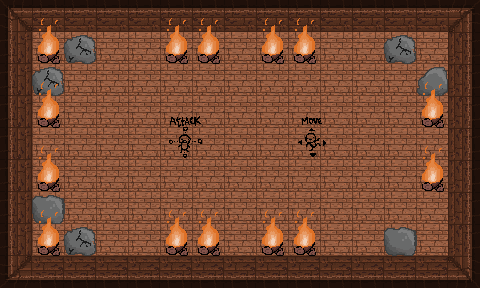

A 2D game scene composited from a Tiled map and its tileset images. What follows is a short description and the map's XML, with every tile layer's data as written:
An orthogonal 15x9 tile map with 32x32 px tiles, 2 tile layers (ground, obstacles) and 33 objects.

<map version="1.5" tiledversion="1.6.0" orientation="orthogonal" renderorder="right-down" width="15" height="9" tilewidth="32" tileheight="32" infinite="0" nextlayerid="10" nextobjectid="98">
 <tileset firstgid="1" source="room1.tsx" />
 <layer id="1" name="ground" width="15" height="9">
  <data encoding="csv">
1610612738,1,1,1,1,1,1,1,1,1,1,1,1,1,2,
1610612737,3,3,3,3,3,3,3,3,3,3,3,3,3,2684354561,
1610612737,3,3,3,3,3,3,3,3,3,3,3,3,3,2684354561,
1610612737,3,3,3,3,3,3,3,3,3,3,3,3,3,2684354561,
1610612737,3,3,3,3,3,3,3,3,3,3,3,3,3,2684354561,
1610612737,3,3,3,3,3,3,3,3,3,3,3,3,3,2684354561,
1610612737,3,3,3,3,3,3,3,3,3,3,3,3,3,2684354561,
1610612737,3,3,3,3,3,3,3,3,3,3,3,3,3,2684354561,
3221225474,3221225473,3221225473,3221225473,3221225473,3221225473,3221225473,3221225473,3221225473,3221225473,3221225473,3221225473,3221225473,3221225473,2684354562
</data>
 </layer>
 <objectgroup id="5" name="doors-UP">
  <object id="36" x="224" y="0" width="32" height="32" />
 </objectgroup>
 <objectgroup id="6" name="doors-RIGHT">
  <object id="37" x="448" y="128" width="32" height="32" />
 </objectgroup>
 <objectgroup id="7" name="doors-LEFT">
  <object id="39" x="0" y="128" width="32" height="32" />
 </objectgroup>
 <objectgroup id="8" name="doors-DOWN">
  <object id="40" x="224" y="256" width="32" height="32" />
 </objectgroup>
 <layer id="3" name="obstacles" width="15" height="9">
  <data encoding="csv">
0,0,0,0,0,0,0,0,0,0,0,0,0,0,0,
0,12,6,0,0,12,12,0,12,12,0,0,6,0,0,
0,6,0,0,0,0,0,0,0,0,0,0,0,7,0,
0,12,0,0,0,0,0,0,0,0,0,0,0,12,0,
0,0,0,0,0,32,0,0,0,33,0,0,0,0,0,
0,12,0,0,0,0,0,0,0,0,0,0,0,12,0,
0,4,0,0,0,0,0,0,0,0,0,0,0,0,0,
0,12,6,0,0,12,12,0,12,12,0,0,4,0,0,
0,0,0,0,0,0,0,0,0,0,0,0,0,0,0
</data>
 </layer>
 <objectgroup id="9" name="fire">
  <object id="84" x="38.2919" y="62.1686">
   <polygon points="0,0 20.375,1.625 17.125,-7.25 19.75,-15 9.625,-20.25 0,-11.625" />
  </object>
  <object id="85" x="38.4169" y="254.169">
   <polygon points="0,0 20.375,1.625 17.125,-7.25 19.75,-15 9.625,-20.25 0,-11.625" />
  </object>
  <object id="86" x="198.125" y="250.211">
   <polygon points="0,0 20.375,1.625 17.125,-7.25 19.75,-15 9.625,-20.25 0,-11.625" />
  </object>
  <object id="87" x="295.917" y="57.6273">
   <polygon points="0,0 20.375,1.625 17.125,-7.25 19.75,-15 9.625,-20.25 0,-11.625" />
  </object>
  <object id="88" x="264" y="61.3333">
   <polygon points="0,0 20.375,1.625 17.125,-7.25 19.75,-15 9.625,-20.25 0,-11.625" />
  </object>
  <object id="89" x="422" y="190">
   <polygon points="0,0 20.375,1.625 17.125,-7.25 19.75,-15 9.625,-20.25 0,-11.625" />
  </object>
  <object id="90" x="422.667" y="124">
   <polygon points="0,0 20.375,1.625 17.125,-7.25 19.75,-15 9.625,-20.25 0,-11.625" />
  </object>
  <object id="91" x="198" y="60">
   <polygon points="0,0 20.375,1.625 17.125,-7.25 19.75,-15 9.625,-20.25 0,-11.625" />
  </object>
  <object id="92" x="37.3333" y="122.667">
   <polygon points="0,0 20.375,1.625 17.125,-7.25 19.75,-15 9.625,-20.25 0,-11.625" />
  </object>
  <object id="93" x="167.129" y="60.5904">
   <polygon points="0,0 20.375,1.625 17.125,-7.25 19.75,-15 9.625,-20.25 0,-11.625" />
  </object>
  <object id="94" x="40" y="186.667">
   <polygon points="0,0 20.375,1.625 17.125,-7.25 19.75,-15 9.625,-20.25 0,-11.625" />
  </object>
  <object id="95" x="166.667" y="250.667">
   <polygon points="0,0 20.375,1.625 17.125,-7.25 19.75,-15 9.625,-20.25 0,-11.625" />
  </object>
  <object id="96" x="264" y="250.667">
   <polygon points="0,0 20.375,1.625 17.125,-7.25 19.75,-15 9.625,-20.25 0,-11.625" />
  </object>
  <object id="97" x="296" y="250.667">
   <polygon points="0,0 20.375,1.625 17.125,-7.25 19.75,-15 9.625,-20.25 0,-11.625" />
  </object>
 </objectgroup>
 <objectgroup id="4" name="border">
  <object id="3" x="0" y="0" width="224" height="32" />
  <object id="4" x="448" y="0" width="32" height="128" />
  <object id="24" x="256" y="0" width="224" height="32" />
  <object id="25" x="448" y="160" width="32" height="128" />
  <object id="26" x="0" y="256" width="224" height="32" />
  <object id="27" x="256" y="256" width="224" height="32" />
  <object id="28" x="0" y="0" width="32" height="128" />
  <object id="29" x="0" y="160" width="32" height="128" />
  <object id="64" x="67.875" y="60.625">
   <polygon points="0,0 -3.875,-11.875 4.25,-22.625 15.875,-24.875 26.625,-18.5 26.375,-2.25 13.875,1.125" />
  </object>
  <object id="65" x="35.5" y="92.875">
   <polygon points="0,0 -3.875,-11.875 4.25,-22.625 15.875,-24.875 26.625,-18.5 26.375,-2.25 13.875,1.125" />
  </object>
  <object id="69" x="388.75" y="61">
   <polygon points="0,0 -3.875,-11.875 4.25,-22.625 15.875,-24.875 26.625,-18.5 26.375,-2.25 13.875,1.125" />
  </object>
  <object id="71" x="68.75" y="253.25">
   <polygon points="0,0 -3.875,-11.875 4.25,-22.625 15.875,-24.875 26.625,-18.5 26.375,-2.25 13.875,1.125" />
  </object>
  <object id="75" x="420.333" y="93.3333">
   <polygon points="0,0 24,-0.375 26.75,-13.625 21.625,-24.375 12.25,-24 -1.125,-11.625" />
  </object>
  <object id="77" x="390.545" y="256.182">
   <polygon points="0,0 11.0909,-0.727273 23.2727,-0.181818 24.7273,-22 13.2727,-26.1818 -2.18182,-24.7273 -4.36364,-14.5455" />
  </object>
  <object id="78" x="38.3333" y="222.333">
   <polygon points="0,0 11.0909,-0.727273 23.2727,-0.181818 24.7273,-22 13.2727,-26.1818 -2.18182,-24.7273 -4.36364,-14.5455" />
  </object>
 </objectgroup>
</map>
